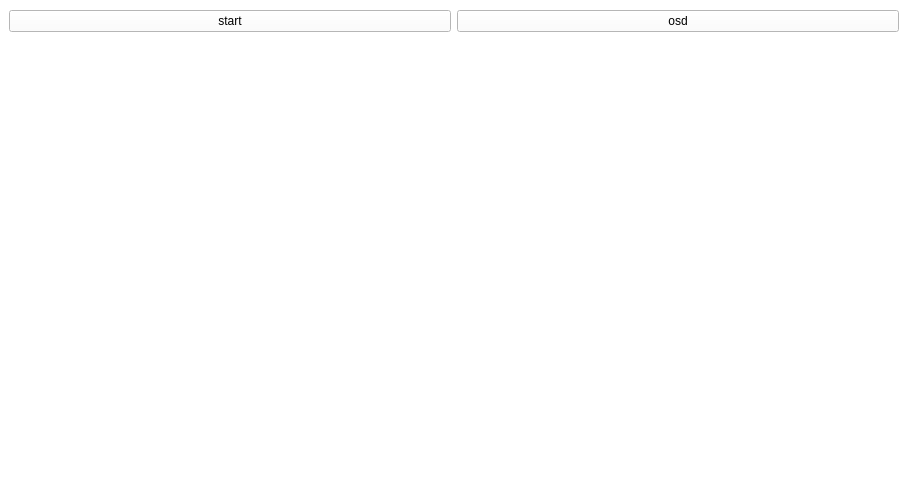
<?xml version="1.0" encoding="UTF-8"?>
<ui version="4.0">
 <class>MainWindow</class>
 <widget class="QMainWindow" name="MainWindow">
  <property name="geometry">
   <rect>
    <x>0</x>
    <y>0</y>
    <width>908</width>
    <height>492</height>
   </rect>
  </property>
  <property name="windowTitle">
   <string>MainWindow</string>
  </property>
  <property name="styleSheet">
   <string notr="true">background-color: rgb(0, 0, 0);</string>
  </property>
  <widget class="QWidget" name="centralwidget">
   <property name="styleSheet">
    <string notr="true">background-color: rgb(255, 255, 255);</string>
   </property>
   <layout class="QVBoxLayout" name="verticalLayout">
    <item>
     <widget class="QWidget" name="widget_2" native="true">
      <property name="maximumSize">
       <size>
        <width>16777215</width>
        <height>24</height>
       </size>
      </property>
      <layout class="QHBoxLayout" name="horizontalLayout">
       <property name="leftMargin">
        <number>0</number>
       </property>
       <property name="topMargin">
        <number>0</number>
       </property>
       <property name="rightMargin">
        <number>0</number>
       </property>
       <property name="bottomMargin">
        <number>0</number>
       </property>
       <item>
        <widget class="QPushButton" name="pushButton">
         <property name="text">
          <string>start</string>
         </property>
        </widget>
       </item>
       <item>
        <widget class="QPushButton" name="pushButton_2">
         <property name="text">
          <string>osd</string>
         </property>
        </widget>
       </item>
      </layout>
     </widget>
    </item>
    <item>
     <widget class="QWidget" name="widget" native="true">
      <layout class="QGridLayout" name="gridLayout_2"/>
     </widget>
    </item>
   </layout>
  </widget>
 </widget>
 <resources/>
 <connections/>
</ui>
